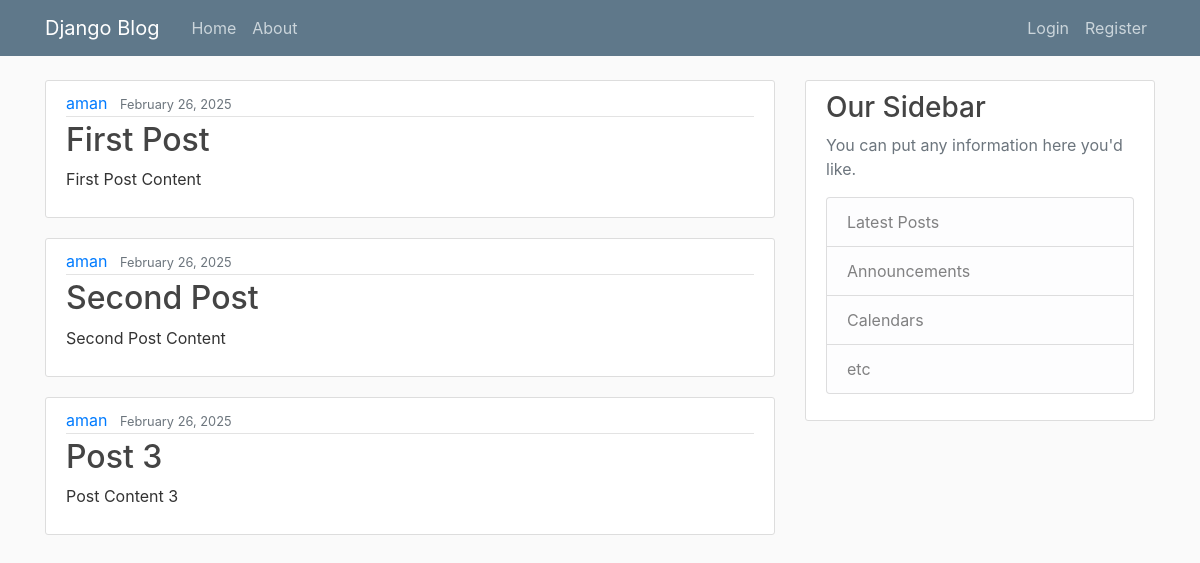
The page / on the database its author committed.
### blog/models.py (models this page shows, shortened)
class Post(models.Model):
    title = models.CharField(max_length=100)
    content = models.TextField()
    date_posted = models.DateTimeField(
        default=timezone.now
    )  # default value for date_posted will be set to current time for the first time of post creation.
    author = models.ForeignKey(
        User, on_delete=models.CASCADE
    )  # Instead of storing all user detail for every post forieng key store reference to the user and on_delete specify to delete the current post if user is deleted.

### blog/views.py (the view)
# urls.py: path("", views.home, name="blog-home"),
def home(request):
    context = {
        "posts": Post.objects.all(),
    }
    return render(request, "blog/home.html", context)

### blog/templates/blog/home.html
{%extends "blog/base.html"%}
{%block content%}
{% for post in posts%}
<article class="media content-section">
    <div class="media-body">
        <div class="article-metadata">
            <a class="mr-2" href="#">{{ post.author }}</a>
            <small class="text-muted">{{ post.date_posted | date:"F d, Y"}}</small>
        </div>
        <h2><a class="article-title" href="#">{{ post.title }}</a></h2>
        <p class="article-content">{{ post.content }}</p>
    </div>
</article>
{%endfor%}
{%endblock content%}

### blog/templates/blog/base.html (shortened to what this page needs)
{% load static %}
<!DOCTYPE html>
<html>
<head>
    <link rel="stylesheet" href="https://maxcdn.bootstrapcdn.com/bootstrap/4.0.0/css/bootstrap.min.css"
>
    <link rel="stylesheet" type="text/css" href="{% static 'blog/main.css' %}">
</head>
<body>
    <header class="site-header">
        <nav class="navbar navbar-expand-md navbar-dark bg-steel fixed-top">
            <div class="container">
                <a class="navbar-brand mr-4" href="{% url 'blog-home' %}">Django Blog</a>
                <div class="collapse navbar-collapse" id="navbarToggle">
                    <div class="navbar-nav mr-auto">
                        <a class="nav-item nav-link" href="{% url 'blog-home' %}">Home</a>
                        <a class="nav-item nav-link" href="{% url 'blog-about' %}">About</a>
                    </div>
                    <div class="navbar-nav">
                        {% if user.is_authenticated%}
                        <a class="nav-item nav-link" href="{% url 'profile'%}">Profile</a>
                        <form action="{% url 'logout' %}" method="post">
                            {% csrf_token %}
                            <button type="submit" class="btn btn-outline-light">Logout</button>
                        </form>
                        {%else%}
                        <a class="nav-item nav-link" href="{% url 'login'%}">Login</a>
                        <a class="nav-item nav-link" href="{% url 'register'%}">Register</a>
                        {%endif%}
                    </div>
                </div>
            </div>
        </nav>
    </header>
    <main role="main" class="container">
        <div class="row">
            <div class="col-md-8">
                {% block content %}{% endblock %}
            </div>
            <div class="col-md-4">
                <div class="content-section">
                    <h3>Our Sidebar</h3>
                    <p class='text-muted'>You can put any information here you'd like.
                    <ul class="list-group">
                        <li class="list-group-item list-group-item-light">Latest Posts</li>
                        <li class="list-group-item list-group-item-light">Announcements</li>
                        <li class="list-group-item list-group-item-light">Calendars</li>
                        <li class="list-group-item list-group-item-light">etc</li>
                    </ul>
                    </p>
                </div>
            </div>
        </div>
    </main>
</body>
</html>

### blog/static/blog/main.css (style rules this page uses)
body { background: #fafafa; color: #333333; margin-top: 5rem; }
h1, h2, h3, h4, h5, h6 { color: #444444; }
ul { margin: 0; }
.bg-steel { background-color: #5f788a; }
.site-header .navbar-nav .nav-link { color: #cbd5db; }
.content-section { background: #ffffff; padding: 10px 20px; border: 1px solid #dddddd; border-radius: 3px; margin-bottom: 20px; }
.article-title { color: #444444; }
.article-content { white-space: pre-line; }
.article-metadata { padding-bottom: 1px; margin-bottom: 4px; border-bottom: 1px solid #e3e3e3 }

### rows shown on the page
Post: author "aman", date_posted "February 26, 2025", title "First Post", content "First Post Content"
Post: author "aman", date_posted "February 26, 2025", title "Second Post", content "Second Post Content"
Post: author "aman", date_posted "February 26, 2025", title "Post 3", content "Post Content 3"
